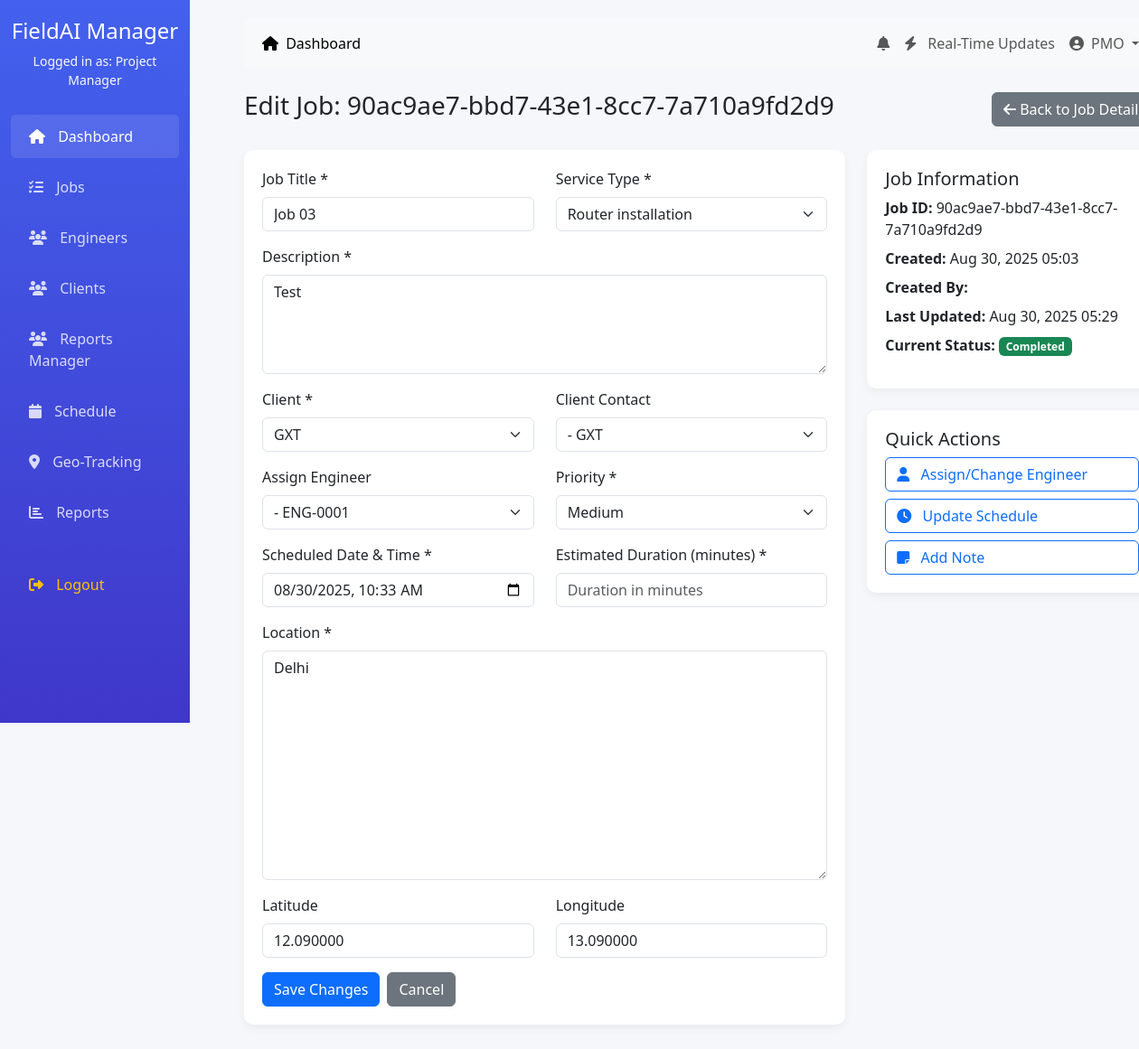
The app's page /dashboard/manager/jobs/3/edit/ (signed in) with its own data.
### accounts/models.py (models this page shows, shortened)
class CustomUser(AbstractUser):
    ROLE_CHOICES = (
        ('admin', 'Admin'),
        ('manager', 'Project Manager'),
        ('engineer', 'Field Engineer'),
        ('client', 'Client'),
        ('accounts', 'Accounts Team'),
    )
    role = models.CharField(max_length=20, choices=ROLE_CHOICES, default='engineer')
    phone = models.CharField(max_length=15, blank=True)
    address = models.TextField(blank=True)
    profile_picture = models.ImageField(upload_to='profiles/', blank=True)
    created_at = models.DateTimeField(auto_now=True)
    updated_at = models.DateTimeField(auto_now=True)

class Job(models.Model):
    JOB_STATUS = (
        ('pending', 'Pending'),
        ('assigned', 'Assigned'),
        ('in_progress', 'In Progress'),
        ('completed', 'Completed'),
        ('cancelled', 'Cancelled'),
        ('on_hold', 'On Hold'),
    )
    PRIORITY_LEVEL = (
        ('low', 'Low'),
        ('medium', 'Medium'),
        ('high', 'High'),
        ('urgent', 'Urgent'),
    )
    job_id = models.CharField(max_length=20, unique=True, default=uuid.uuid4)
    title = models.CharField(max_length=200)
    description = models.TextField()
    service_type = models.ForeignKey(ServiceType, on_delete=models.PROTECT)
    client = models.ForeignKey(ClientCompany, on_delete=models.CASCADE)
    client_contact = models.ForeignKey(ClientContact, on_delete=models.SET_NULL, null=True, blank=True)
    assigned_engineer = models.ForeignKey(EngineerProfile, on_delete=models.SET_NULL, null=True, blank=True, related_name='assigned_jobs')
    priority = models.CharField(max_length=10, choices=PRIORITY_LEVEL, default='medium')
    status = models.CharField(max_length=20, choices=JOB_STATUS, default='pending')
    scheduled_date = models.DateTimeField()
    estimated_duration = models.DurationField()  # in minutes
    actual_start_time = models.DateTimeField(null=True, blank=True)
    actual_end_time = models.DateTimeField(null=True, blank=True)
    location = models.TextField()
    latitude = models.DecimalField(max_digits=9, decimal_places=6, null=True, blank=True)
    longitude = models.DecimalField(max_digits=9, decimal_places=6, null=True, blank=True)
    created_by = models.ForeignKey(CustomUser, on_delete=models.SET_NULL, null=True, related_name='created_jobs')
    created_at = models.DateTimeField(auto_now_add=True)
    updated_at = models.DateTimeField(auto_now=True)
    last_updated = models.DateTimeField(auto_now=True)
    updated_by = models.ForeignKey(CustomUser, on_delete=models.SET_NULL, null=True, blank=True, related_name='updated_jobs')

### dashboard/views.py (the view)
# urls.py: path('manager/jobs/<int:job_id>/edit/', views.edit_job, name='edit_job'),
@login_required
def edit_job(request, job_id):
    if request.user.role != 'manager':
        messages.error(request, 'You do not have permission to access this page.')
        return redirect('dashboard:redirect_dashboard')
    job = get_object_or_404(Job, id=job_id)
    if request.method == 'POST':
        form = JobForm(request.POST, instance=job)
        if form.is_valid():
            form.save()
            messages.success(request, f'Job "{job.title}" has been updated successfully!')
            return redirect('dashboard:job_detail', job_id=job.id)
    else:
        form = JobForm(instance=job)
    context = {
        'form': form,
        'job': job,
        'edit_mode': True,
    }
    return render(request, 'dashboard/edit_job.html', context)

### dashboard/templates/dashboard/edit_job.html (shortened to what this page needs)
{% extends '../dashboard/base.html' %}
{% block content %}
<div class="d-flex justify-content-between align-items-center mb-4">
    <h3>Edit Job: {{ job.job_id }}</h3>
    <div>
        <a href="{% url 'dashboard:job_detail' job.id %}" class="btn btn-secondary">
            <i class="fas fa-arrow-left"></i> Back to Job Details
        </a>
    </div>
</div>
<div class="row">
    <div class="col-md-8">
        <div class="dashboard-card">
            <form method="POST">
                <div class="row mb-3">
                    <div class="col-md-6">
                        <label for="{{ form.title.id_for_label }}" class="form-label">Job Title *</label>
                        {{ form.title }}
                    </div>
                    <div class="col-md-6">
                        <label for="{{ form.service_type.id_for_label }}" class="form-label">Service Type *</label>
                        {{ form.service_type }}
                    </div>
                </div>
                <div class="mb-3">
                    <label for="{{ form.description.id_for_label }}" class="form-label">Description *</label>
                    {{ form.description }}
                </div>
                <div class="row mb-3">
                    <div class="col-md-6">
                        <label for="{{ form.client.id_for_label }}" class="form-label">Client *</label>
                        {{ form.client }}
                    </div>
                    <div class="col-md-6">
                        <label for="{{ form.client_contact.id_for_label }}" class="form-label">Client Contact</label>
                        {{ form.client_contact }}
                    </div>
                </div>
                <div class="row mb-3">
                    <div class="col-md-6">
                        <label for="{{ form.assigned_engineer.id_for_label }}" class="form-label">Assign Engineer</label>
                        {{ form.assigned_engineer }}
                    </div>
                    <div class="col-md-6">
                        <label for="{{ form.priority.id_for_label }}" class="form-label">Priority *</label>
                        {{ form.priority }}
                    </div>
                </div>
                <div class="row mb-3">
                    <div class="col-md-6">
                        <label for="{{ form.scheduled_date.id_for_label }}" class="form-label">Scheduled Date & Time *</label>
                        {{ form.scheduled_date }}
                    </div>
                    <div class="col-md-6">
                        <label for="{{ form.estimated_duration.id_for_label }}" class="form-label">Estimated Duration (minutes) *</label>
                        {{ form.estimated_duration }}
                    </div>
                </div>
                <div class="mb-3">
                    <label for="{{ form.location.id_for_label }}" class="form-label">Location *</label>
                    {{ form.location }}
                </div>
                <div class="row mb-3">
                    <div class="col-md-6">
                        <label for="{{ form.latitude.id_for_label }}" class="form-label">Latitude</label>
                        {{ form.latitude }}
                    </div>
                    <div class="col-md-6">
                        <label for="{{ form.longitude.id_for_label }}" class="form-label">Longitude</label>
                        {{ form.longitude }}
                    </div>
                </div>
                <div class="d-flex gap-2">
                    <button type="submit" class="btn btn-primary">Save Changes</button>
                    <a href="{% url 'dashboard:job_detail' job.id %}" class="btn btn-secondary">Cancel</a>
                </div>
            </form>
        </div>
    </div>
    <div class="col-md-4">
        <div class="dashboard-card">
            <h5>Job Information</h5>
            <ul class="list-unstyled">
                <li class="mb-2"><strong>Job ID:</strong> {{ job.job_id }}</li>
                <li class="mb-2"><strong>Created:</strong> {{ job.created_at|date:"M d, Y H:i" }}</li>
                <li class="mb-2"><strong>Created By:</strong> {{ job.created_by.get_full_name }}</li>
                <li class="mb-2"><strong>Last Updated:</strong> {{ job.updated_at|date:"M d, Y H:i" }}</li>
                <li class="mb-2">
                    <strong>Current Status:</strong>
                    <span class="badge bg-{% if job.status == 'completed' %}success{% elif job.status == 'in_progress' %}warning{% elif job.status == 'cancelled' %}danger{% else %}info{% endif %}">
                        {{ job.get_status_display }}
                    </span>
                </li>
            </ul>
        </div>
        <div class="dashboard-card mt-4">
            <h5>Quick Actions</h5>
            <div class="d-grid gap-2">
                <a href="{% url 'dashboard:assign_engineer' job.id %}" class="btn btn-outline-primary text-start">
                    <i class="fas fa-user me-2"></i> Assign/Change Engineer
                </a>
                <a href="{% url 'dashboard:update_schedule' job.id %}" class="btn btn-outline-primary text-start">
                    <i class="fas fa-clock me-2"></i> Update Schedule
                </a>
                <button type="button" class="btn btn-outline-primary text-start" data-bs-toggle="modal" data-bs-target="#addNoteModal">
                    <i class="fas fa-sticky-note me-2"></i> Add Note
                </button>
            </div>
        </div>
    </div>
</div>
{% endblock %}

### dashboard/templates/dashboard/base.html (shortened to what this page needs)
<!DOCTYPE html>
<html lang="en">
<head>
    <link href="https://cdn.jsdelivr.net/npm/bootstrap@5.3.0/dist/css/bootstrap.min.css" rel="stylesheet">
    <link rel="stylesheet" href="https://cdnjs.cloudflare.com/ajax/libs/font-awesome/6.4.0/css/all.min.css">
</head>
<body>
    <div class="container-fluid">
        <div class="row">
            <div class="col-md-2 sidebar d-none d-md-block">
                <div class="text-center mb-4">
                    <h4>FieldAI Manager</h4>
                    <p class="text-light small">Logged in as: {{ user.get_role_display }}</p>
                </div>
                <ul class="nav flex-column">
                    <li class="nav-item">
                        <a class="nav-link active" href="{% if user.role == 'admin' %}{% url 'dashboard:admin_dashboard' %}{% elif user.role == 'manager' %}{% url 'dashboard:manager_dashboard' %}{% elif user.role == 'engineer' %}{% url 'dashboard:engineer_dashboard' %}{% elif user.role == 'client' %}{% url 'dashboard:client_dashboard' %}{% elif user.role == 'accounts' %}{% url 'dashboard:accounts_dashboard' %}{% else %}#{% endif %}">
                            <i class="fas fa-home"></i> Dashboard
                        </a>
                    </li>
                    <li class="nav-item">
                        <a class="nav-link" href="{% if user.role == 'manager' %}{% url 'dashboard:manager_jobs' %}{% elif user.role == 'engineer' %}{% url 'dashboard:engineer_jobs' %}{% else %}#{% endif %}">
                            <i class="fas fa-tasks"></i> Jobs
                        </a>
                    </li>
                    {% if user.role == 'admin' or user.role == 'manager' %}
                    <li class="nav-item">
                        <a class="nav-link" href="{% url 'dashboard:manager_engineers' %}">
                            <i class="fas fa-users"></i> Engineers
                        </a>
                    </li>
                    <li class="nav-item">
                        <a class="nav-link" href="{% url 'dashboard:client_list' %}">
                            <i class="fas fa-users"></i> Clients
                        </a>
                    </li>
                    <li class="nav-item">
                        <a class="nav-link" href="{% url 'dashboard:manager_report' %}">
                            <i class="fas fa-users"></i> Reports Manager
                        </a>
                    </li>
                    {% endif %}
                    <li class="nav-item">
                        <a class="nav-link" href="#">
                            <i class="fas fa-calendar"></i> Schedule
                        </a>
                    </li>
                    <li class="nav-item">
                        <a class="nav-link" href="#">
                            <i class="fas fa-map-marker-alt"></i> Geo-Tracking
                        </a>
                    </li>
                    <li class="nav-item">
                        <a class="nav-link" href="#">
                            <i class="fas fa-chart-bar"></i> Reports
                        </a>
                    </li>
                    <li class="nav-item mt-4">
                        <a class="nav-link text-warning" href="{% url 'accounts:logout' %}">
                            <i class="fas fa-sign-out-alt"></i> Logout
                        </a>
                    </li>
                </ul>
            </div>
            <div class="col-md-10 main-content">
                <nav class="navbar navbar-expand-lg navbar-light bg-light mb-4 rounded">
                    <div class="container-fluid">
                        <div class="collapse navbar-collapse" id="navbarNav">
                            <ul class="navbar-nav me-auto">
                                <li class="nav-item">
                                    <a class="nav-link active" href="{% if user.role == 'admin' %}{% url 'dashboard:admin_dashboard' %}{% elif user.role == 'manager' %}{% url 'dashboard:manager_dashboard' %}{% elif user.role == 'engineer' %}{% url 'dashboard:engineer_dashboard' %}{% elif user.role == 'client' %}{% url 'dashboard:client_dashboard' %}{% elif user.role == 'accounts' %}{% url 'dashboard:accounts_dashboard' %}{% else %}#{% endif %}">
                                        <i class="fas fa-home me-1"></i> Dashboard
                                    </a>
                                </li>
                            </ul>
                            <ul class="navbar-nav">
                                {% if user.role == 'manager' or user.role == 'accounts' %}
                                <li class="nav-item">
                                    <a class="nav-link position-relative" href="{% if user.role == 'manager' %}{% url 'dashboard:manager_notifications' %}{% elif user.role == 'accounts' %}{% url 'dashboard:accounts_notifications' %}{% else %}#{% endif %}">
                                        <i class="fas fa-bell"></i>
                                    </a>
                                </li>
                                <li class="nav-item">
    <a class="nav-link" href="{% url 'dashboard:manager_real_time_dashboard' %}">
        <i class="fas fa-bolt me-2"></i> Real-Time Updates
    </a>
</li>
                                {% endif %}
                                <li class="nav-item dropdown">
                                    <a class="nav-link dropdown-toggle" href="#" id="navbarDropdown" role="button" data-bs-toggle="dropdown">
                                        <i class="fas fa-user-circle me-1"></i> {{ user.username }}
                                    </a>
                                </li>
                            </ul>
                        </div>
                    </div>
                </nav>
                {% block content %}
                {% endblock %}
            </div>
        </div>
    </div>
</body>
</html>

### records on screen
CustomUser: role "Project Manager", username "PMO"
Job: job_id "90ac9ae7-bbd7-43e1-8cc7-7a710a9fd2d9", title "Job 03", service_type "Router installation", description "Test", client "GXT", client_contact "- GXT", assigned_engineer "- ENG-0001", priority "Medium", scheduled_date "08/30/2025 10:33", location "Delhi", latitude "12.090000", longitude "13.090000", created_at "Aug 30, 2025 05:03", updated_at "Aug 30, 2025 05:29", status "Completed"
